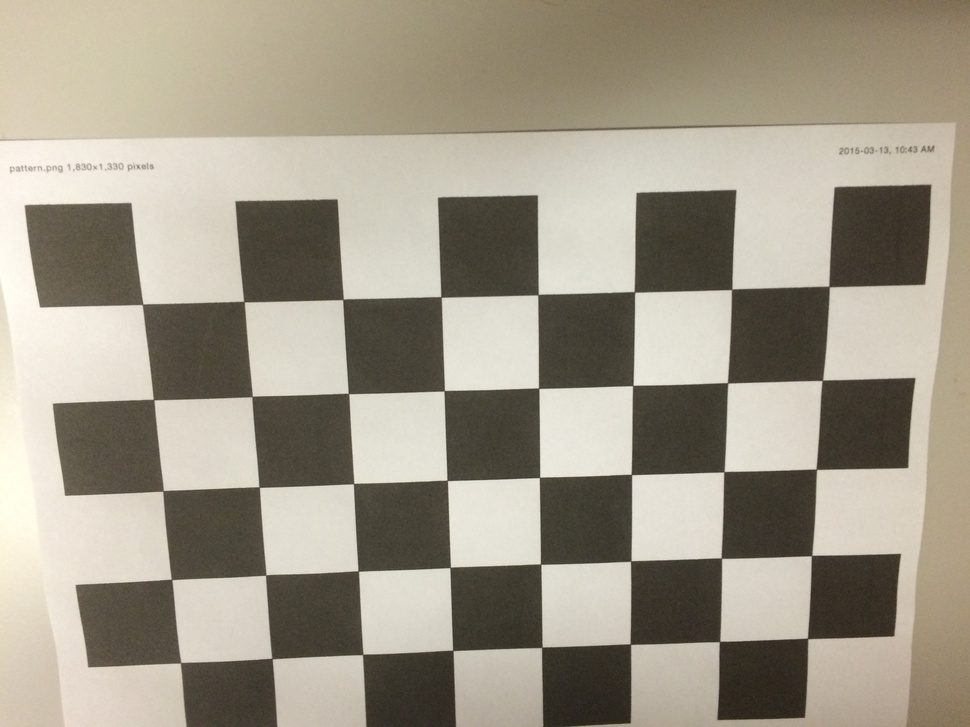
#> input picture IMG_1107.JPG, 970 x 727 px, shrunk from 3264 x 2448 before the run; its folder holds only this picture in this run
$ python Calibrate.py
#> lines starting #> are read from the running program, lines starting #| are printed output that depends on the picture; after the words box and inside, x2 and y2 are one past the last pixel; in counts of white or black regions, pixels touching at a corner belong together; long printed decimals are rounded
import numpy as np
import cv2
import glob
np.set_printoptions(suppress=True)
from matplotlib import pyplot as plt
# #############part 1#############
# termination criteria
criteria = (cv2.TERM_CRITERIA_EPS + cv2.TERM_CRITERIA_MAX_ITER, 15, 0.005)
objp = np.zeros((5*8,3), np.float32)
objp[:,:2] = np.mgrid[0:5,0:8].T.reshape(-1,2)
# Arrays to store object points and image points from all the images.
objectpoints = [] # 3d point in real world space
imagepoints = [] # 2d points in image plane.
images = glob.glob('*.JPG')
for fname in images:
    img = cv2.imread(fname)
#> img is the input picture: shape (727, 970, 3); mean B, G, R 137, 152.8, 160
    gray = cv2.cvtColor(img,cv2.COLOR_BGR2GRAY)
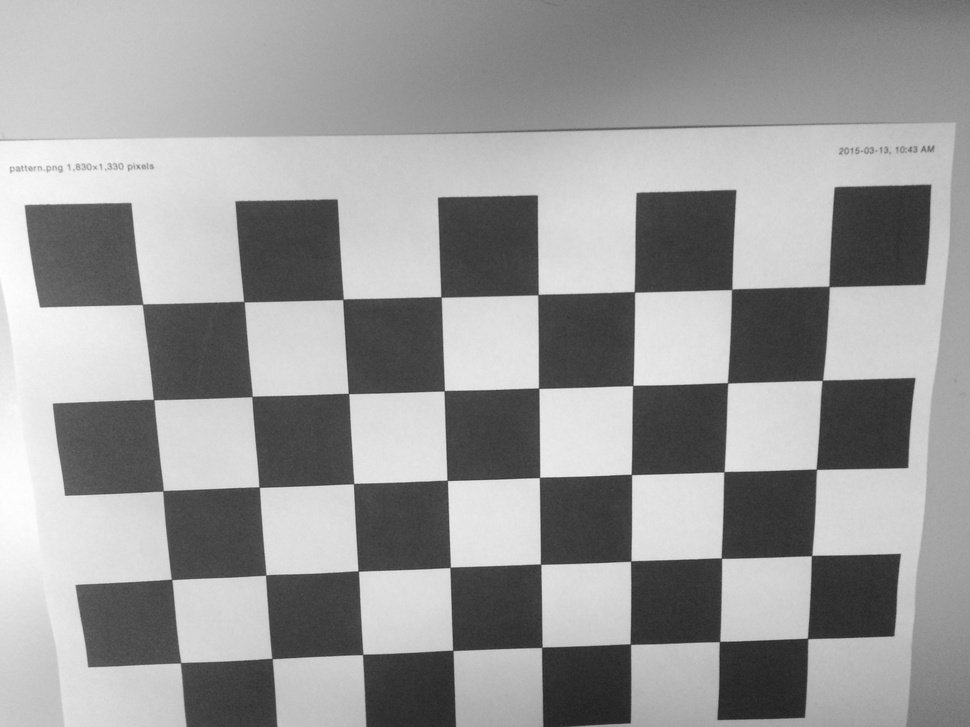
#> gray: shape (727, 970); min 31, max 254, mean 153.1
    # Find the chess board corners
    ret, corners = cv2.findChessboardCorners(gray, (5,8),None)
#> ret = True; corners = 40 rows, first 8: [829.1, 286.6], [822.3, 380.3], [816.3, 469.1], [811.7, 555.4], [807.5, 638.4], [732.2, 288.9], [727.7, 383], [723.8, 471.9]
   # print(corners()
    # If found, add object points, image points (after refining them)
    if ret == True:
        print('parameters', fname)
        objectpoints.append(objp)
        corners_Subpix = cv2.cornerSubPix(gray,corners,(11,11),(-1,-1),criteria)
#> corners_Subpix = 40 rows, first 8: [829, 286.5], [822.3, 380.3], [816.3, 469.2], [811.6, 555.5], [807.5, 638.4], [731.7, 289.3], [727.6, 382.8], [723.9, 471.7]
        imagepoints.append(corners_Subpix)
        img = cv2.drawChessboardCorners(img, (5,8), corners_Subpix,ret)
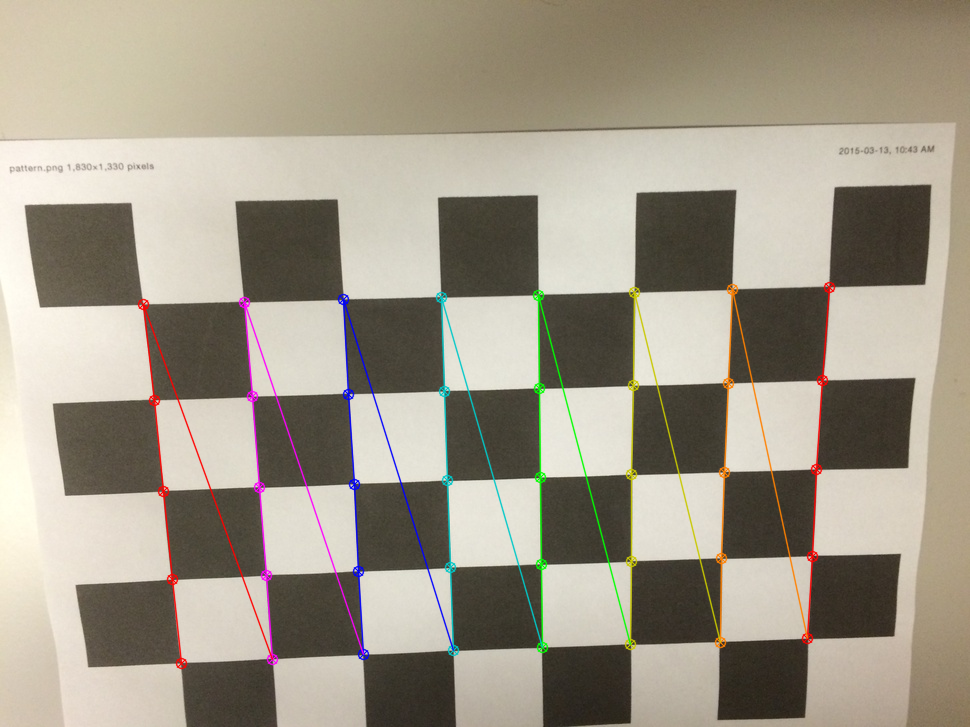
#> img: shape (727, 970, 3); 2.72% of pixels changed, all inside (x1, y1, x2, y2) = (137, 281, 836, 670)
        plt.figure()
        plt.subplot(1,1, 1), plt.imshow(img)
cv2.destroyAllWindows()

# ##########part 2#####################
ret, mtx, distortion, rvecs, tvecs = cv2.calibrateCamera(objectpoints, imagepoints, gray.shape[::-1], None, None)
#> ret = 0.372; mtx = [[738.6, 0, 485.5], [0, 731.8, 366.4], [0, 0, 1]]; distortion = [[0.0733, -0.0465, 0.00119, 0.00455, -0.113]]; rvecs = ([0.113, -0.177, 1.54],); tvecs = ([3.54, -0.837, 7.76],)
print('Camera matrix =  \n' ,mtx)
#| Camera matrix =
#|  [[738.624   0.         485.453]
#|  [  0.         731.803 366.439]
#|  [  0.           0.           1.        ]]
print('distortion parameters = ' ,distortion)
#| distortion parameters =  [[ 0.0733 -0.04651  0.001191  0.004554 -0.1128]]

$ run again, on IMG_1111.JPG
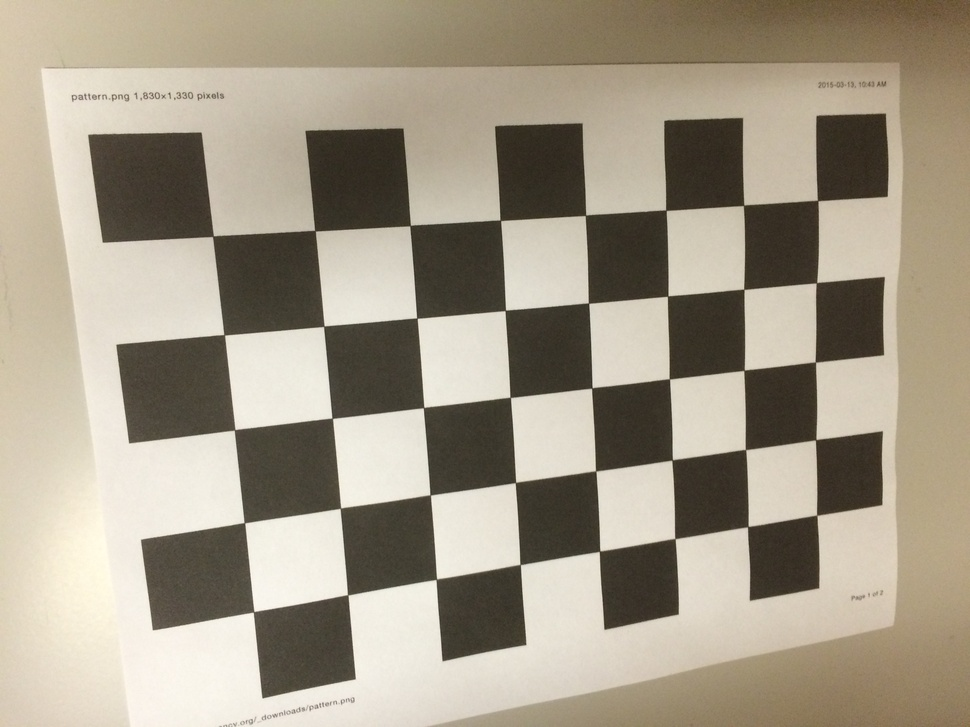
#> input picture IMG_1111.JPG, 970 x 727 px, shrunk from 3264 x 2448 before the run
#> img is the input picture: shape (727, 970, 3); mean B, G, R 136.1, 153.7, 163.1
#> `gray = cv2.cvtColor(img,cv2.COLOR_BGR2GRAY)`:
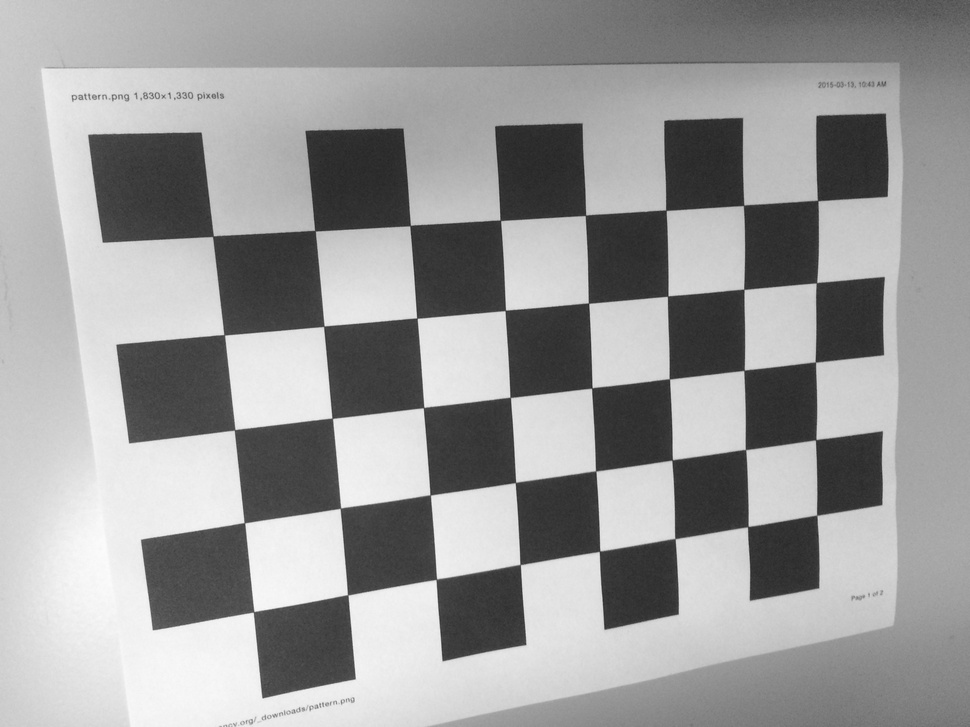
#> gray: shape (727, 970); min 36, max 253, mean 154.5
#> `ret, corners = cv2.findChessboardCorners(gray, (5,8),None)`: ret = True; corners = 40 rows, first 8: [817.7, 200.6], [816.4, 282.8], [815.5, 362.1], [815.7, 439.8], [816.7, 515.2], [743.7, 205.3], [743.9, 289.3], [744.2, 370.3]
#> corners_Subpix = 40 rows, first 8: [817.6, 200.5], [816.4, 282.7], [815.3, 362.1], [815.6, 439.7], [816.7, 515.2], [743.5, 205.3], [743.8, 289.3], [744, 370.3]
#> `img = cv2.drawChessboardCorners(img, (5,8), corners_Subpix,ret)`:
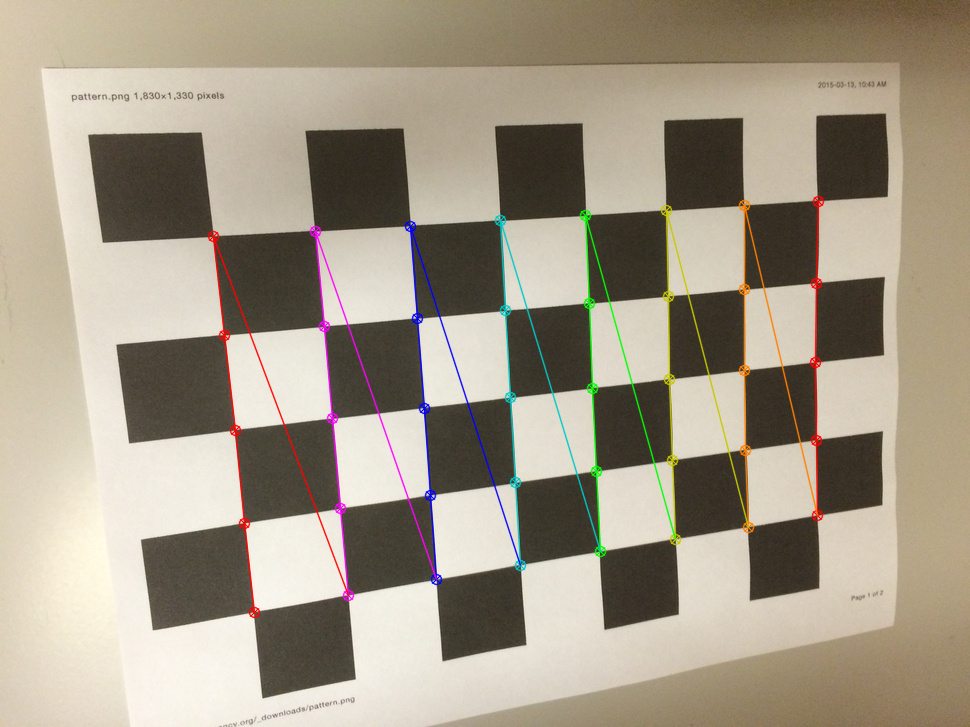
#> img: shape (727, 970, 3); 2.63% of pixels changed, all inside (x1, y1, x2, y2) = (207, 195, 825, 619)
#> `ret, mtx, distortion, rvecs, tvecs = cv2.calibrateCamera(objectpoints,..`: ret = 0.311; mtx = [[1125.3, 0, 449], [0, 1057.2, 459.2], [0, 0, 1]]; distortion = [[0.0266, 0.731, 0.0106, 0.00597, -1.69]]; rvecs = ([-0.146, -0.435, 1.44],); tvecs = ([4.23, -3.2, 13.16],)
#| Camera matrix =
#|  [[1125.291    0.          448.983]
#|  [   0.         1057.171  459.155]
#|  [   0.            0.            1.        ]]
#| distortion parameters =  [[ 0.02659  0.7309  0.01055  0.005967 -1.689  ]]

$ run again, on IMG_1112.JPG
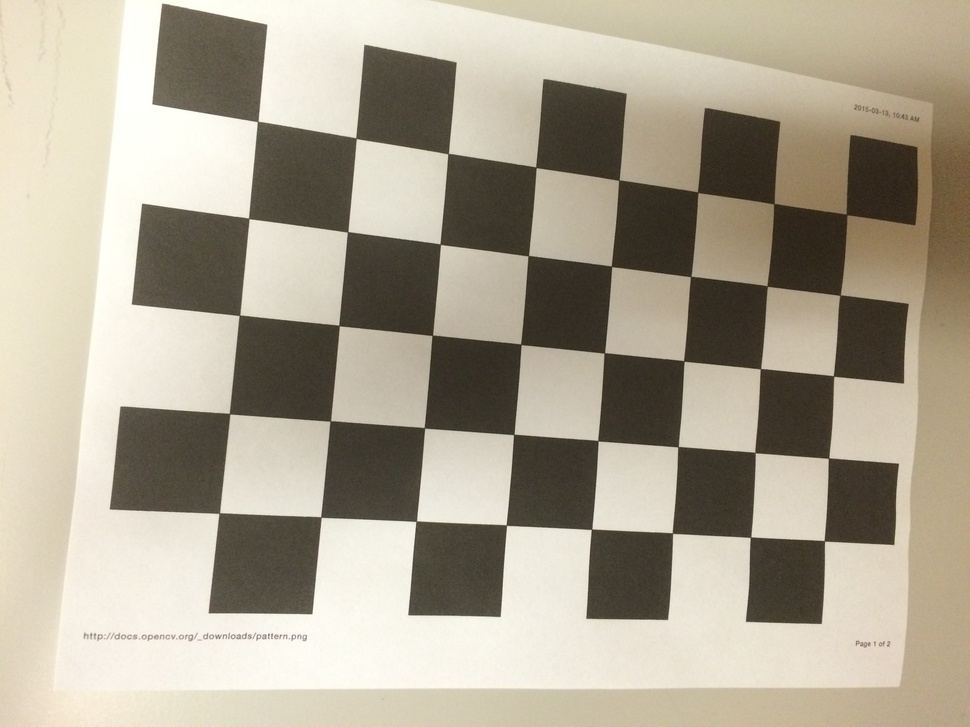
#> input picture IMG_1112.JPG, 970 x 727 px, shrunk from 3264 x 2448 before the run
#> img is the input picture: shape (727, 970, 3); mean B, G, R 146.6, 164.1, 172.5
#> `gray = cv2.cvtColor(img,cv2.COLOR_BGR2GRAY)`:
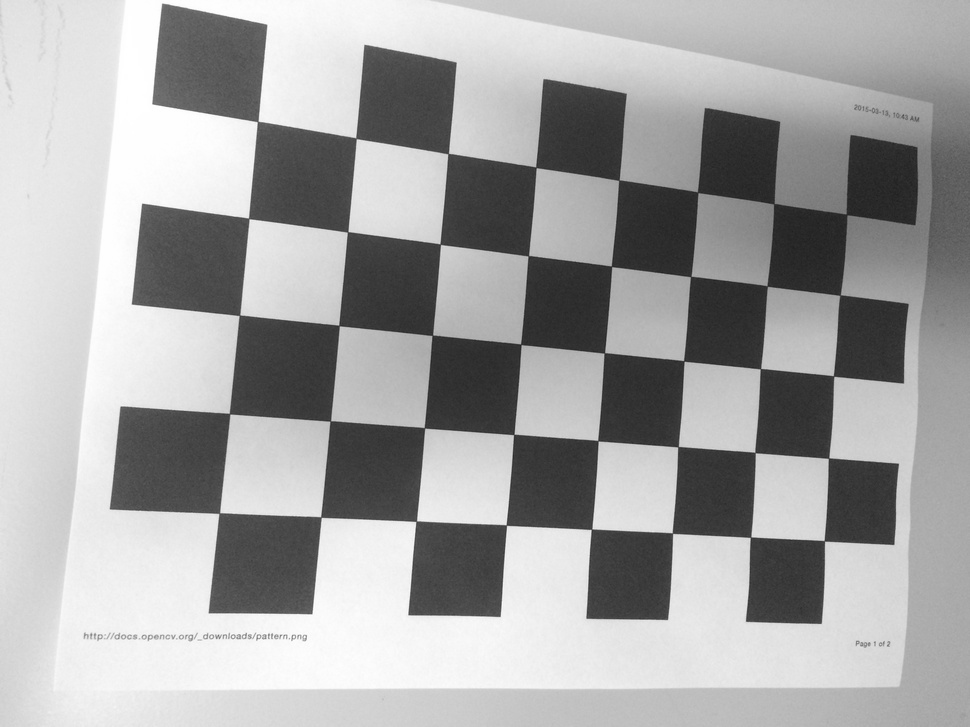
#> gray: shape (727, 970); min 31, max 255, mean 164.6
#> `ret, corners = cv2.findChessboardCorners(gray, (5,8),None)`: ret = True; corners = 40 rows, first 8: [846.6, 214.5], [840.2, 295.2], [833.7, 376], [828.7, 457.9], [824.3, 540.9], [773.8, 203.7], [767.2, 286.2], [760.6, 368.6]
#> corners_Subpix = 40 rows, first 8: [846.5, 214.4], [839.9, 295.1], [833.5, 376], [828.5, 458.1], [824.3, 540.8], [773.8, 203.7], [767.2, 286], [760.4, 368.6]
#> `img = cv2.drawChessboardCorners(img, (5,8), corners_Subpix,ret)`:
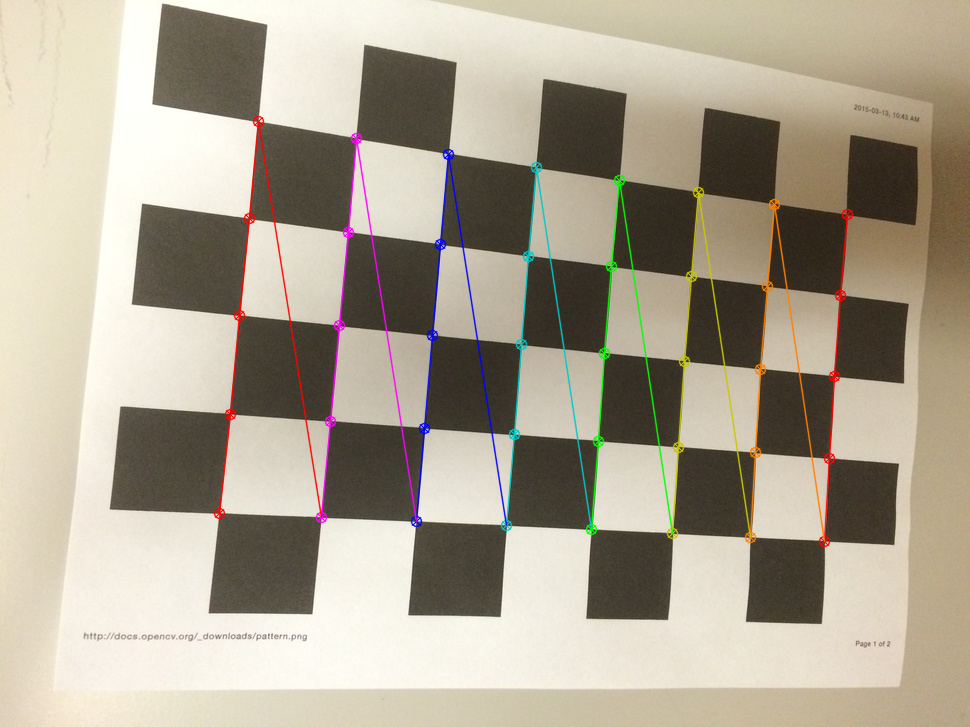
#> img: shape (727, 970, 3); 2.77% of pixels changed, all inside (x1, y1, x2, y2) = (213, 115, 854, 548)
#> `ret, mtx, distortion, rvecs, tvecs = cv2.calibrateCamera(objectpoints,..`: ret = 0.348; mtx = [[961, 0, 456.7], [0, 936, 351.8], [0, 0, 1]]; distortion = [[0.0497, 0.331, -0.00153, 0.00276, -0.982]]; rvecs = ([-0.272, -0.208, 1.65],); tvecs = ([4.67, -1.69, 11.72],)
#| Camera matrix =
#|  [[960.977   0.         456.666]
#|  [  0.         935.998 351.836 ]
#|  [  0.           0.           1.        ]]
#| distortion parameters =  [[ 0.04966  0.3313 -0.001527  0.002761 -0.9815]]

$ run again, on IMG_1113.JPG
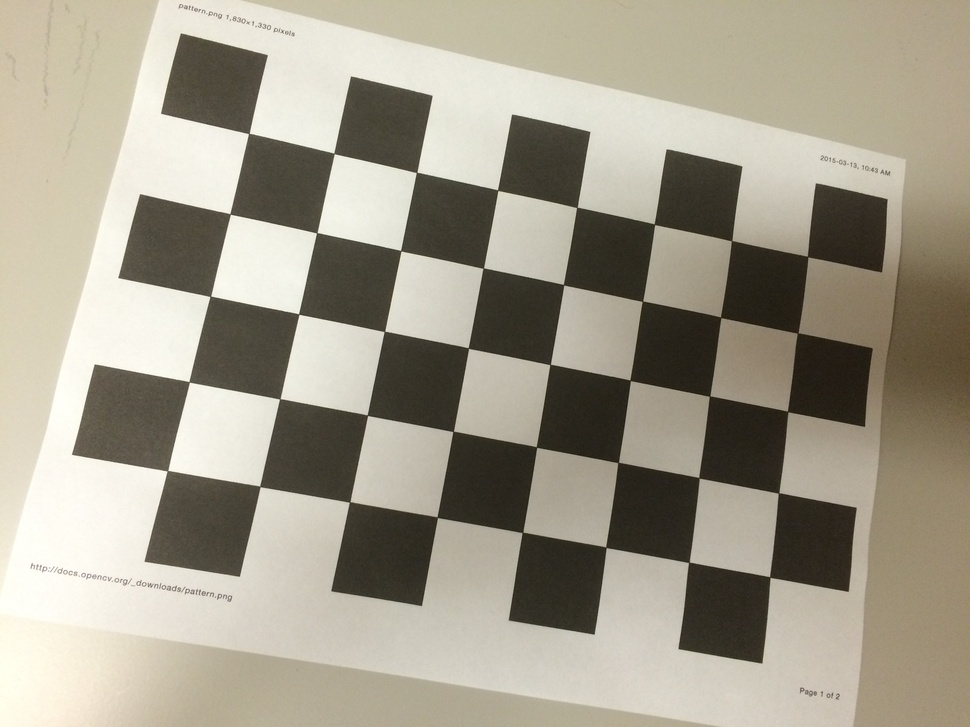
#> input picture IMG_1113.JPG, 970 x 727 px, shrunk from 3264 x 2448 before the run
#> img is the input picture: shape (727, 970, 3); mean B, G, R 140.1, 156.2, 162.3
#> `gray = cv2.cvtColor(img,cv2.COLOR_BGR2GRAY)`:
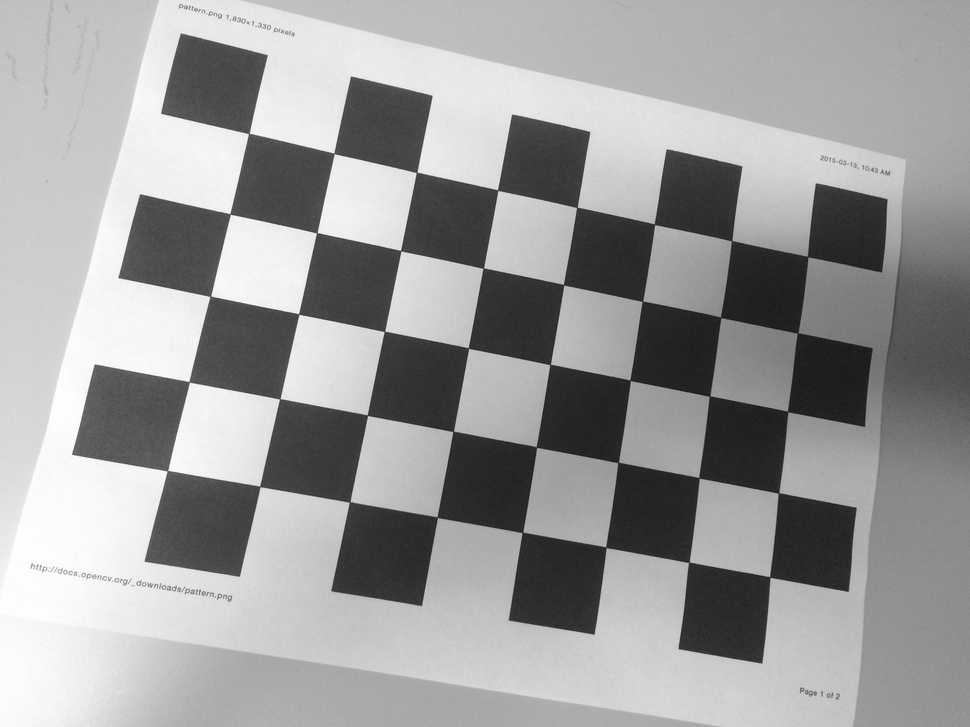
#> gray: shape (727, 970); min 20, max 254, mean 156.1
#> `ret, corners = cv2.findChessboardCorners(gray, (5,8),None)`: ret = True; corners = 40 rows, first 8: [807.6, 256.4], [797.6, 333.2], [787.7, 411.5], [778.5, 493], [769.8, 577.1], [731.6, 240.7], [720.7, 317.3], [709.5, 396.1]
#> corners_Subpix = 40 rows, first 8: [807.5, 256.5], [797.6, 333], [787.6, 411.5], [778.5, 492.8], [769.7, 577], [731.7, 240.7], [720.6, 317.3], [709.5, 396.1]
#> `img = cv2.drawChessboardCorners(img, (5,8), corners_Subpix,ret)`:
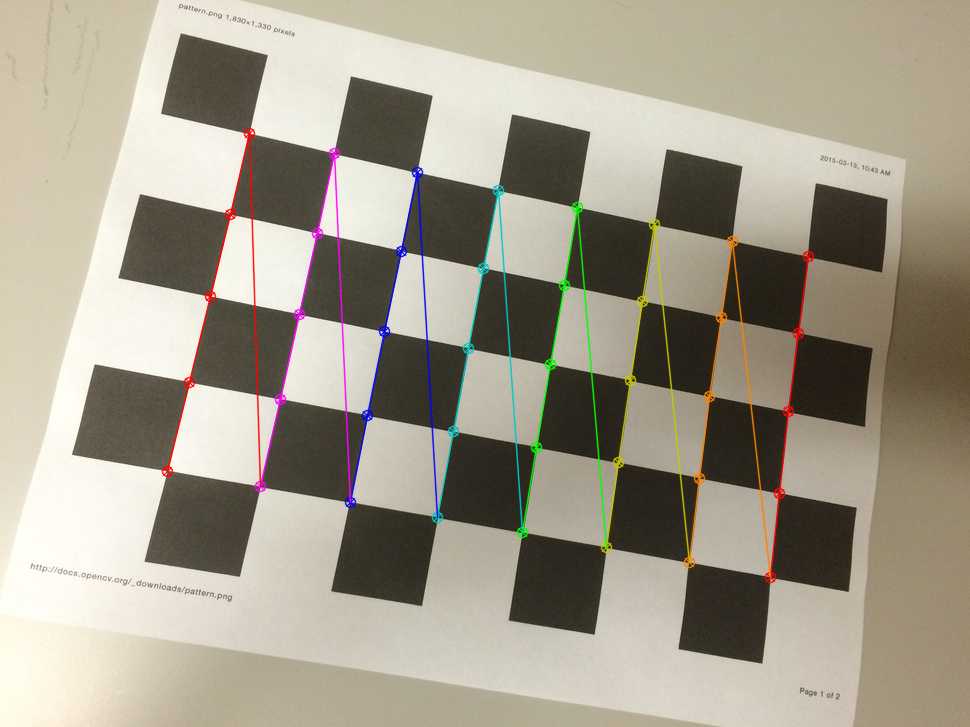
#> img: shape (727, 970, 3); 2.61% of pixels changed, all inside (x1, y1, x2, y2) = (161, 127, 815, 584)
#> `ret, mtx, distortion, rvecs, tvecs = cv2.calibrateCamera(objectpoints,..`: ret = 0.264; mtx = [[529.7, 0, 441.2], [0, 524.9, 382.1], [0, 0, 1]]; distortion = [[0.00747, 0.057, -0.000988, -0.000249, -0.0502]]; rvecs = ([-0.149, 0.0181, 1.76],); tvecs = ([4.6, -1.59, 6.74],)
#| Camera matrix =
#|  [[529.706   0.         441.177]
#|  [  0.         524.864 382.107]
#|  [  0.           0.           1.        ]]
#| distortion parameters =  [[ 0.00747   0.05705 -0.0009885 -0.0002486 -0.05019]]
